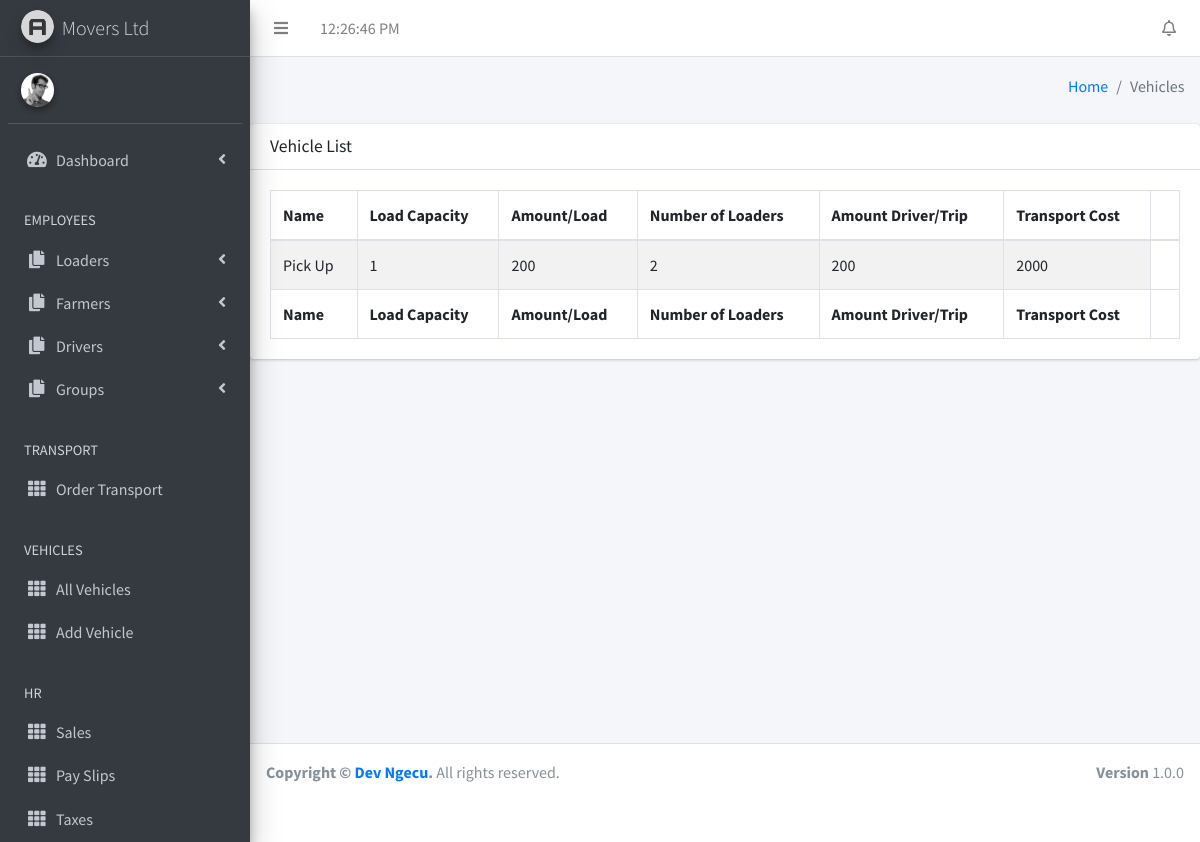
The app's page /pages/vehicles.php with its own data.
### tables this page shows
CREATE TABLE `vehicle` (
  `vehicle_pk` int(6) UNSIGNED NOT NULL,
  `vehicle_name` varchar(30) NOT NULL,
  `load_capacity` int(60) NOT NULL,
  `transport_cost` int(50) NOT NULL,
  `number_of_loaders` int(50) NOT NULL,
  `amount_per_loader` int(50) NOT NULL,
  `trip_driver_per_trip` int(50) NOT NULL,
  `reg_date` timestamp NOT NULL DEFAULT current_timestamp() ON UPDATE current_timestamp()
);

### pages/vehicles.php (the view, shortened to what this page needs)
<?php include('../server.php') ?>
<!DOCTYPE html>
<html>
<head>
  <link rel="stylesheet" href="../plugins/fontawesome-free/css/all.min.css">
  <link rel="stylesheet" href="https://code.ionicframework.com/ionicons/2.0.1/css/ionicons.min.css">
  <link rel="stylesheet" href="../dist/css/adminlte.min.css">
  <link rel="stylesheet" href="plugins/fontawesome-free/css/all.min.css">
  <link rel="stylesheet" href="https://code.ionicframework.com/ionicons/2.0.1/css/ionicons.min.css">
  <link rel="stylesheet" href="../plugins/tempusdominus-bootstrap-4/css/tempusdominus-bootstrap-4.min.css">
  <link rel="stylesheet" href="../plugins/icheck-bootstrap/icheck-bootstrap.min.css">
  <link rel="stylesheet" href="../plugins/jqvmap/jqvmap.min.css">
  <link rel="stylesheet" href="../dist/css/adminlte.min.css">
  <link rel="stylesheet" href="../plugins/overlayScrollbars/css/OverlayScrollbars.min.css">
  <link rel="stylesheet" href="../plugins/daterangepicker/daterangepicker.css">
  <link rel="stylesheet" href="../plugins/summernote/summernote-bs4.css">
</head>
<body class="hold-transition sidebar-mini layout-boxed">
<div class="wrapper">
  <?php include '../components/topbar.php'; ?>
  <aside class="main-sidebar sidebar-dark-primary elevation-4">
    <a href="../index3.html" class="brand-link">
      <img src="../dist/img/AdminLTELogo.png"
           alt="AdminLTE Logo"
           class="brand-image img-circle elevation-3"
           style="opacity: .8">
      <span class="brand-text font-weight-light">Movers Ltd</span>
    </a>
    <?php include '../components/sidebar.php'; ?>
  </aside>
  <div class="content-wrapper">
    <section class="content-header">
      <div class="container-fluid">
        <div class="row mb-2">
          <div class="col-sm-6">
          </div>
          <div class="col-sm-6">
            <ol class="breadcrumb float-sm-right">
              <li class="breadcrumb-item"><a href="#">Home</a></li>
              <li class="breadcrumb-item active">Vehicles</li>
            </ol>
          </div>
        </div>
    </section>
    <section>
    <div class="card">
            <div class="card-header">
              <h3 class="card-title">Vehicle List</h3>
            </div>
            <div class="card-body">
              <table id="example1" class="table table-bordered table-striped">
                <thead>
                <tr>
                  <th>Name</th>
                  <th>Load Capacity</th>
                  <th>Amount/Load</th>
                  <th>Number of Loaders</th>
                  <th>Amount Driver/Trip</th>
                  <th>Transport Cost</th>
                  <th></th>
                </tr>
                </thead>
                <tbody>
                  <?php
$records = mysqli_query($db,"select * from vehicle");
while($data = mysqli_fetch_array($records))
{
?>
  <tr>
    <td><?php echo $data['vehicle_name']; ?></td>
    <td><?php echo $data['load_capacity']; ?></td>
    <td><?php echo $data['transport_cost']; ?></td>
    <td><?php echo $data['number_of_loaders']; ?></td>
    <td><?php echo $data['amount_per_loader']; ?></td>
    <td><?php echo $data['trip_driver_per_trip']; ?></td>
  </tr>
<?php
}
?>
                </tbody>
                <tfoot>
                <tr>
                <th>Name</th>
                  <th>Load Capacity</th>
                  <th>Amount/Load</th>
                  <th>Number of Loaders</th>
                  <th>Amount Driver/Trip</th>
                  <th>Transport Cost</th>
                  <th></th>
                </tr>
                </tfoot>
              </table>
            </div>
          </div>
</section>
  </div>
  <footer class="main-footer">
    <div class="float-right d-none d-sm-block">
      <b>Version</b> 1.0.0
    </div>
    <strong>Copyright &copy; <a href="https://devngecu.herokuapp.com/">Dev Ngecu</a>.</strong> All rights
    reserved.
  </footer>
</div>
</body>
</html>

### records on screen
vehicle: vehicle_name "Pick Up", load_capacity "1", transport_cost "200", number_of_loaders "2", amount_per_loader "200", trip_driver_per_trip "2000"
